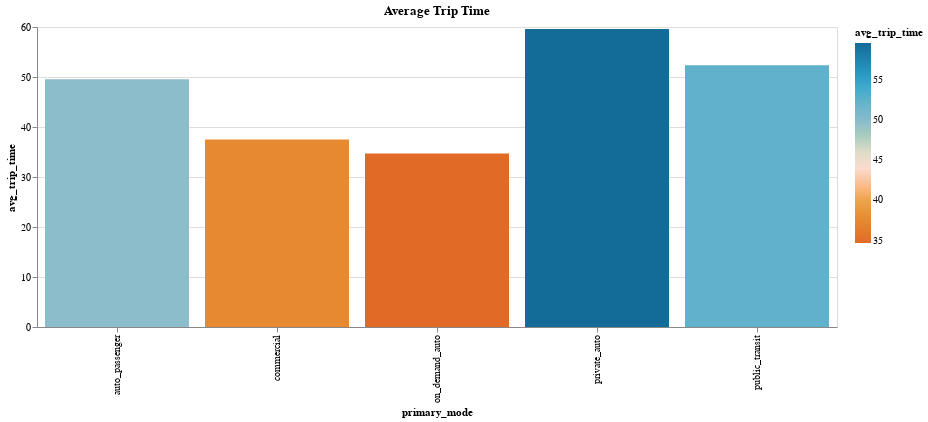

Notebook code cell kept with this figure:
### Code cell
chart = (
        alt.Chart(trips)
        .mark_bar()
        .encode(
            x=alt.X("primary_mode"),
            y=alt.Y("avg_trip_time"),
            color=alt.Color("avg_trip_time", scale=alt.Scale(range = cp.CALITP_DIVERGING_COLORS)
            ), tooltip=trips.columns.tolist())
      .properties(title = "Average Trip Time",
    width=800,
    height=300)
        )
chart

### Figure 1 — Vega-Lite specification as saved in the notebook (floating-point values rounded to 4 significant figures)
{"config": {"view": {"continuousWidth": 300, "continuousHeight": 300}}, "data": {"name": "data-5ebbbb8d3f3ea3fc2a2c0aba4ca6c486"}, "mark": {"type": "bar"}, "encoding": {"color": {"field": "avg_trip_time", "scale": {"range": ["#E16B26", "#EB9F3C", "#f6e7e1", "#8CBCCB", "#2EA8CE", "#136C97"]}, "type": "quantitative"}, "tooltip": [{"field": "primary_mode", "type": "nominal"}, {"field": "avg_trip_time", "type": "quantitative"}, {"field": "number_trips", "type": "quantitative"}], "x": {"field": "primary_mode", "type": "nominal"}, "y": {"field": "avg_trip_time", "type": "quantitative"}}, "height": 300, "title": "Average Trip Time", "width": 800, "$schema": "https://vega.github.io/schema/vega-lite/v5.14.1.json", "datasets": {"data-5ebbbb8d3f3ea3fc2a2c0aba4ca6c486": [{"primary_mode": "auto_passenger", "avg_trip_time": 49.56, "number_trips": 391291}, {"primary_mode": "commercial", "avg_trip_time": 37.51, "number_trips": 11897}, {"primary_mode": "on_demand_auto", "avg_trip_time": 34.72, "number_trips": 26953}, {"primary_mode": "private_auto", "avg_trip_time": 59.58, "number_trips": 238690}, {"primary_mode": "public_transit", "avg_trip_time": 52.36, "number_trips": 6033}]}}
